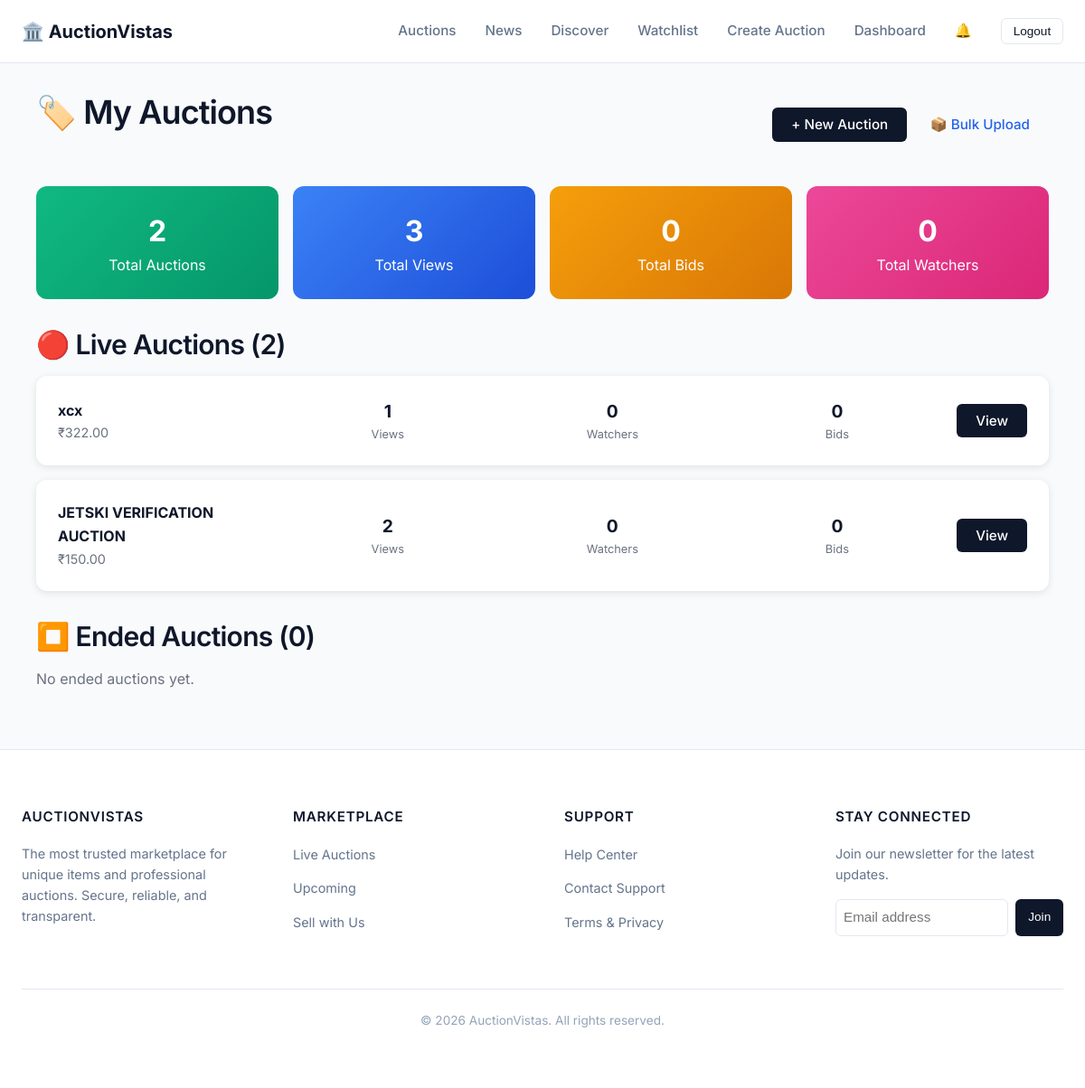
/dashboard/my-auctions/ (signed in), run on an earlier commit of the app's database.
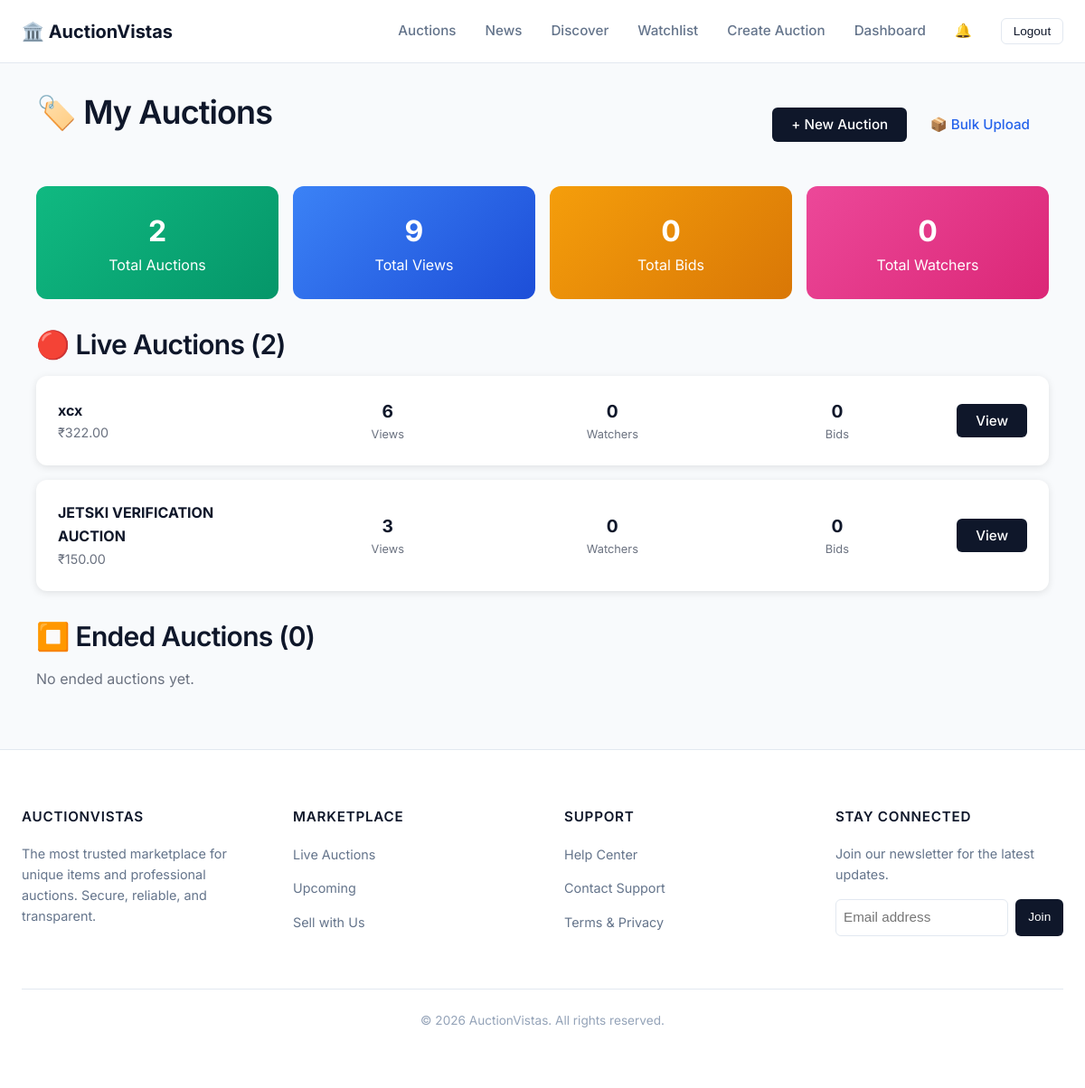
And on a later commit of the database.
### auctions/models.py (models this page shows, shortened)
class Auction(models.Model):
    title = models.CharField(max_length=255)
    description = models.TextField()
    starting_price = models.DecimalField(max_digits=20, decimal_places=2)
    current_price = models.DecimalField(max_digits=20, decimal_places=2, default=0)
    end_time = models.DateTimeField()
    owner = models.ForeignKey(User, on_delete=models.CASCADE, related_name='auctions')
    is_active = models.BooleanField(default=True)
    created_at = models.DateTimeField(auto_now_add=True)
    image = models.ImageField(upload_to='auction_images/', null=True, blank=True)
    category = models.ForeignKey(
        Category,
        on_delete=models.SET_NULL,
        null=True,
        blank=True,
        related_name='auctions'
    )
    is_featured = models.BooleanField(default=False)
    featured_order = models.IntegerField(default=0)
    banner_image = models.ImageField(upload_to='auction_banners/', null=True, blank=True)
    view_count = models.PositiveIntegerField(default=0)

### dashboard/views.py (the view, shortened to what this page needs)
# urls.py: path('my-auctions/', views.my_auctions, name='my_auctions'),
@login_required
def my_auctions(request):
    user = request.user
    auctions = Auction.objects.filter(owner=user).order_by('-created_at')
    live_auctions = []
    ended_auctions = []
    draft_auctions = []
    for auction in auctions:
        status = get_auction_status(auction)
        auction.current_status = status
        auction.watcher_count = Watchlist.objects.filter(auction=auction).count()
        auction.bid_count = auction.bids.count()
        if status == 'LIVE':
            live_auctions.append(auction)
        else:
            ended_auctions.append(auction)
    total_views = sum(a.view_count for a in auctions)
    total_bids = sum(a.bid_count for a in auctions)
    total_watchers = sum(a.watcher_count for a in auctions)
    return render(request, 'dashboard/my_auctions.html', {
        'live_auctions': live_auctions,
        'ended_auctions': ended_auctions,
        'draft_auctions': draft_auctions,
        'total_auctions': len(auctions),
        'total_views': total_views,
        'total_bids': total_bids,
        'total_watchers': total_watchers,
    })

### auction_status/utils.py (called while the page is built)
def get_auction_status(auction):
    now = timezone.now()
    if hasattr(auction, "schedule"):
        if now < auction.schedule.start_time:
            return "UPCOMING"
    if auction.is_active and now < auction.end_time:
        return "LIVE"
    return "ENDED"

### auctions/templatetags/indian_format.py (called while the page is built)
def indian_currency(value):
    try:
        value = float(value)
    except (ValueError, TypeError):
        return value
    s = str(int(value))
    if len(s) > 3:
        last3 = s[-3:]
        rest = s[:-3]
        rest = ','.join([rest[max(i-2,0):i] for i in range(len(rest), 0, -2)][::-1]).lstrip(',')
        formatted = rest + ',' + last3
    else:
        formatted = s
    decimals = f"{value:.2f}".split('.')[-1]
    return f"{formatted}.{decimals}"

### news/context_processors.py (called while the page is built)
def latest_news(request):
    try:
        latest_articles = Article.objects.filter(status='published').order_by('-published_at')[:3]
        return {
            'latest_news_articles': latest_articles
        }
    except:
        return {
            'latest_news_articles': []
        }

### dashboard/templates/dashboard/my_auctions.html (shortened to what this page needs)
{% extends 'base.html' %}
{% load indian_format %}
{% block content %}
<div class="container" style="max-width: 1200px; margin: 2rem auto; padding: 0 1rem;">
    <div style="display: flex; justify-content: space-between; align-items: center; margin-bottom: 2rem;">
        <h1>🏷️ My Auctions</h1>
        <div>
            <a href="{% url 'create_auction' %}" class="btn btn-primary">+ New Auction</a>
            <a href="{% url 'bulk_upload_auctions' %}" class="btn btn-secondary">📦 Bulk Upload</a>
        </div>
    </div>
    <div
        style="display: grid; grid-template-columns: repeat(auto-fit, minmax(200px, 1fr)); gap: 1rem; margin-bottom: 2rem;">
        <div
            style="background: linear-gradient(135deg, #10b981, #059669); color: white; padding: 1.5rem; border-radius: 12px; text-align: center;">
            <div style="font-size: 2rem; font-weight: bold;">{{ total_auctions }}</div>
            <div>Total Auctions</div>
        </div>
        <div
            style="background: linear-gradient(135deg, #3b82f6, #1d4ed8); color: white; padding: 1.5rem; border-radius: 12px; text-align: center;">
            <div style="font-size: 2rem; font-weight: bold;">{{ total_views }}</div>
            <div>Total Views</div>
        </div>
        <div
            style="background: linear-gradient(135deg, #f59e0b, #d97706); color: white; padding: 1.5rem; border-radius: 12px; text-align: center;">
            <div style="font-size: 2rem; font-weight: bold;">{{ total_bids }}</div>
            <div>Total Bids</div>
        </div>
        <div
            style="background: linear-gradient(135deg, #ec4899, #db2777); color: white; padding: 1.5rem; border-radius: 12px; text-align: center;">
            <div style="font-size: 2rem; font-weight: bold;">{{ total_watchers }}</div>
            <div>Total Watchers</div>
        </div>
    </div>
    <div style="margin-bottom: 2rem;">
        <h2 style="margin-bottom: 1rem;">🔴 Live Auctions ({{ live_auctions|length }})</h2>
        {% if live_auctions %}
        <div style="display: grid; gap: 1rem;">
            {% for auction in live_auctions %}
            <div
                style="background: white; padding: 1.5rem; border-radius: 12px; box-shadow: 0 2px 8px rgba(0,0,0,0.1); display: grid; grid-template-columns: 1fr 1fr 1fr 1fr auto; align-items: center; gap: 1rem;">
                <div>
                    <strong>{{ auction.title }}</strong>
                    <div style="color: #6b7280; font-size: 0.9rem;">₹{{ auction.current_price|indian_format }}</div>
                </div>
                <div style="text-align: center;">
                    <div style="font-size: 1.2rem; font-weight: bold;">{{ auction.view_count }}</div>
                    <div style="color: #6b7280; font-size: 0.8rem;">Views</div>
                </div>
                <div style="text-align: center;">
                    <div style="font-size: 1.2rem; font-weight: bold;">{{ auction.watcher_count }}</div>
                    <div style="color: #6b7280; font-size: 0.8rem;">Watchers</div>
                </div>
                <div style="text-align: center;">
                    <div style="font-size: 1.2rem; font-weight: bold;">{{ auction.bid_count }}</div>
                    <div style="color: #6b7280; font-size: 0.8rem;">Bids</div>
                </div>
                <a href="{% url 'auction_detail' auction.id %}" class="btn btn-primary">View</a>
            </div>
            {% endfor %}
        </div>
        {% else %}
        <p style="color: #6b7280;">No live auctions at the moment.</p>
        {% endif %}
    </div>
    <div>
        <h2 style="margin-bottom: 1rem;">⏹️ Ended Auctions ({{ ended_auctions|length }})</h2>
        {% if ended_auctions %}
        <div style="display: grid; gap: 1rem;">
            {% for auction in ended_auctions %}
            <div
                style="background: #f8fafc; padding: 1.5rem; border-radius: 12px; display: grid; grid-template-columns: 1fr 1fr 1fr 1fr auto; align-items: center; gap: 1rem;">
                <div>
                    <strong>{{ auction.title }}</strong>
                    <div style="color: #6b7280; font-size: 0.9rem;">Final: ₹{{ auction.current_price|indian_format }}
                    </div>
                </div>
                <div style="text-align: center;">
                    <div style="font-size: 1.2rem; font-weight: bold;">{{ auction.view_count }}</div>
                    <div style="color: #6b7280; font-size: 0.8rem;">Views</div>
                </div>
                <div style="text-align: center;">
                    <div style="font-size: 1.2rem; font-weight: bold;">{{ auction.watcher_count }}</div>
                    <div style="color: #6b7280; font-size: 0.8rem;">Watchers</div>
                </div>
                <div style="text-align: center;">
                    <div style="font-size: 1.2rem; font-weight: bold;">{{ auction.bid_count }}</div>
                    <div style="color: #6b7280; font-size: 0.8rem;">Bids</div>
                </div>
                <a href="{% url 'auction_detail' auction.id %}" class="btn btn-secondary">View</a>
            </div>
            {% endfor %}
        </div>
        {% else %}
        <p style="color: #6b7280;">No ended auctions yet.</p>
        {% endif %}
    </div>
</div>
{% endblock %}

### templates/base.html (shortened to what this page needs)
<!DOCTYPE html>
<html lang="en">
<head>
    {% load static %}
    <link rel="stylesheet" href="{% static 'style.css' %}">
</head>
<body>
    <nav>
        <div class="container">
            <a href="{% url 'home' %}" class="nav-brand">
                <span>🏛️ AuctionVistas</span>
            </a>
            <div class="nav-links">
                <a href="{% url 'auction_list' %}">Auctions</a>
                <a href="{% url 'news:article_list' %}">News</a>
                <a href="{% url 'discover_auctions' %}">Discover</a>
                <a href="{% url 'my_watchlist' %}">Watchlist</a>
                {% if user.is_authenticated %}
                <a href="{% url 'create_auction' %}">Create Auction</a>
                <a href="{% url 'dashboard_home' %}">Dashboard</a>
                <a href="{% url 'notifications_list' %}" id="notification-bell">🔔 </a>
                <form method="post" action="{% url 'logout' %}" style="display:inline;">
                    <button type="submit" class="btn btn-outline btn-sm">Logout</button>
                </form>
                {% else %}
                <a href="{% url 'login' %}">Log In</a>
                <a href="{% url 'register' %}" class="btn btn-primary btn-sm nav-signup-btn">Sign Up</a>
                {% endif %}
            </div>
        </div>
    </nav>
    <div class="container" style="margin-top: 2rem; min-height: 60vh;">
        {% block content %}{% endblock %}
    </div>
    <footer>
        <div class="container">
            <div class="footer-grid">
                <div class="footer-col">
                    <h3>AuctionVistas</h3>
                    <p style="font-size: 0.9rem;">The most trusted marketplace for unique items and professional
                        auctions. Secure, reliable, and transparent.</p>
                </div>
                <div class="footer-col">
                    <h3>Marketplace</h3>
                    <ul>
                        <li><a href="{% url 'marketplace:live_auctions' %}">Live Auctions</a></li>
                        <li><a href="{% url 'marketplace:upcoming_items' %}">Upcoming</a></li>
                        <li><a href="{% url 'marketplace:sell_with_us' %}">Sell with Us</a></li>
                    </ul>
                </div>
                <div class="footer-col">
                    <h3>Support</h3>
                    <ul>
                        <li><a href="{% url 'marketplace:help_center' %}">Help Center</a></li>
                        <li><a href="{% url 'marketplace:contact_support' %}">Contact Support</a></li>
                        <li><a href="{% url 'marketplace:terms_privacy' %}">Terms & Privacy</a></li>
                    </ul>
                </div>
                <div class="footer-col">
                    <h3>Stay Connected</h3>
                    <p style="font-size: 0.9rem;">Join our newsletter for the latest updates.</p>
                    <form action="{% url 'newsletter_signup' %}" method="post" style="display: flex; gap: 0.5rem;">
                        <input type="email" name="email" placeholder="Email address" required
                            style="padding: 0.5rem; width: 100%;">
                        <button type="submit" class="btn btn-primary btn-sm">Join</button>
                    </form>
                </div>
            </div>
            <div
                style="border-top: 1px solid var(--border-color); margin-top: 3rem; padding-top: 1.5rem; text-align: center; font-size: 0.85rem; color: var(--text-muted);">
                &copy; {% now "Y" %} AuctionVistas. All rights reserved.
            </div>
        </div>
    </footer>
</body>
</html>

### static/style.css (style rules this page uses)
:root { --primary-color: #0f172a; --primary-hover: #1e293b; --accent-color: #2563eb; --accent-hover: #1d4ed8; --success-color: #059669; --warning-color: #d97706; --danger-color: #dc2626; --bg-body: #f8fafc; --bg-surface: #ffffff; --bg-secondary: #f1f5f9; --text-main: #0f172a; --text-secondary: #64748b; --text-muted: #94a3b8; --text-on-primary: #ffffff; --border-color: #e2e8f0; --border-focus: #2563eb; --radius-sm: 4px; --radius-md: 6px; --radius-lg: 8px; --shadow-sm: 0 1px 2px 0 rgb(0 0 0 / 0.05); --shadow-md: 0 4px 6px -1px rgb(0 0 0 / 0.1), 0 2px 4px -2px rgb(0 0 0 / 0.1); --shadow-lg: 0 10px 15px -3px rgb(0 0 0 / 0.1), 0 4px 6px -4px rgb(0 0 0 / 0.1); --container-width: 1200px; --header-height: 70px; }
*, *::before, *::after { box-sizing: border-box; }
body { margin: 0; padding: 0; font-family: 'Inter', -apple-system, BlinkMacSystemFont, "Segoe UI", Roboto, "Helvetica Neue", Arial, sans-serif; background-color: var(--bg-body); color: var(--text-main); line-height: 1.6; -webkit-font-smoothing: antialiased; }
a { color: var(--accent-color); text-decoration: none; transition: color 0.15s ease; }
ul { list-style: none; padding: 0; margin: 0; }
h1, h2, h3, h4, h5, h6 { margin-top: 0; margin-bottom: 0.75em; font-weight: 600; line-height: 1.25; color: var(--text-main); }
h1 { font-size: 2.25rem; letter-spacing: -0.025em; }
h2 { font-size: 1.875rem; letter-spacing: -0.025em; }
h3 { font-size: 1.5rem; }
p { margin-bottom: 1rem; color: var(--text-secondary); }
.container { width: 100%; max-width: var(--container-width); margin: 0 auto; padding: 0 1.5rem; }
nav { background-color: var(--bg-surface); border-bottom: 1px solid var(--border-color); height: var(--header-height); position: sticky; top: 0; z-index: 1000; display: flex; align-items: center; }
nav .container { display: flex; justify-content: space-between; align-items: center; }
.nav-brand { font-size: 1.25rem; font-weight: 700; color: var(--primary-color) !important; text-decoration: none !important; display: flex; align-items: center; gap: 0.5rem; }
.nav-links { display: flex; gap: 2rem; align-items: center; }
.nav-links a { color: var(--text-secondary); font-weight: 500; font-size: 0.95rem; text-decoration: none; padding: 0.5rem 0; }
.btn { display: inline-flex; align-items: center; justify-content: center; padding: 0.625rem 1.25rem; font-size: 0.95rem; font-weight: 500; border-radius: var(--radius-md); cursor: pointer; transition: all 0.15s ease; line-height: 1; text-decoration: none !important; border: 1px solid transparent; }
.btn-primary { background-color: var(--primary-color); color: var(--text-on-primary); }
.btn-outline { background-color: transparent; border-color: var(--border-color); color: var(--text-main); }
.btn-sm { padding: 0.4rem 0.8rem; font-size: 0.85rem; }
input[type="text"], input[type="email"], input[type="password"], input[type="number"], select, textarea { display: block; width: 100%; padding: 0.625rem 0.875rem; font-size: 0.95rem; line-height: 1.5; color: var(--text-main); background-color: var(--bg-surface); border: 1px solid var(--border-color); border-radius: var(--radius-md); transition: border-color 0.15s ease, box-shadow 0.15s ease; }
footer { background-color: var(--bg-surface); border-top: 1px solid var(--border-color); padding: 4rem 0; margin-top: 4rem; color: var(--text-secondary); }
.footer-grid { display: grid; grid-template-columns: repeat(auto-fit, minmax(200px, 1fr)); gap: 3rem; }
.footer-col h3 { font-size: 0.95rem; text-transform: uppercase; letter-spacing: 0.05em; color: var(--text-main); margin-bottom: 1.25rem; }
.footer-col ul li { margin-bottom: 0.75rem; }
.footer-col a { color: var(--text-secondary); font-size: 0.9rem; text-decoration: none; }

What changed in the data, as far as the page shows it:
changed Auction "xcx": view_count "1" → "6"
changed Auction "JETSKI VERIFICATION AUCTION": view_count "2" → "3"
Also different on the page:
{{ total_views }}: "3" → "9"
